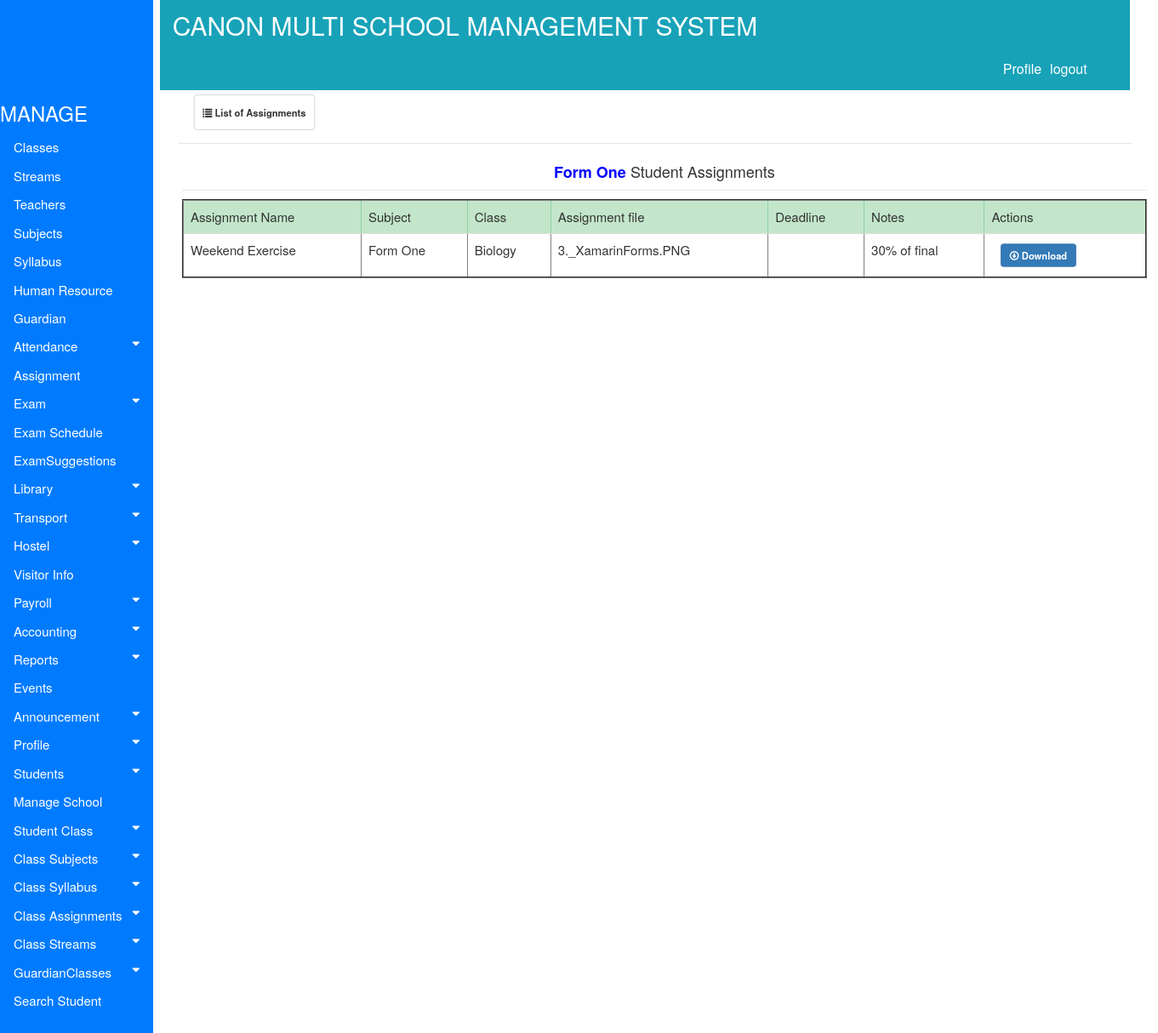
Screenshot of /accounts/assignmentofclass1 with the database file from the repository.
### accounts/models.py (models this page shows, shortened)
class Assignment(models.Model):
    School = models.ForeignKey(School, on_delete=models.PROTECT, blank=True, null=True)
    AssignmentType = models.CharField(max_length=130)
    Class = models.ForeignKey(Classinformation, on_delete=models.PROTECT, blank=True, null=True)
    Subject = models.ForeignKey(Subjects, on_delete=models.PROTECT, blank=True, null=True)
    Deadline =models.CharField(max_length=130, blank=False)
    Assignment = models.FileField(upload_to="gallery", default="text")
    Notes = models.TextField(max_length=100)

class Classinformation(models.Model):
    School = models.ForeignKey(School, on_delete=models.PROTECT, blank=True, null=True)
    nameclass= (('Form_One','Form_One'), ('Form_Two', 'Form_Two'),('Form_Three','Form_Three'), ('Form_Four', 'Form_Four'),
    ('Form_Five_Arts','Form_Five_Arts'), ('Form_Five_Sciences', 'Form_Five_Sciences'),
    ('Form_Five_Six','Form_Six_Arts'), ('Form_Six_Sciences', 'Form_Six_Sciences'))
    ClassName = models.CharField(max_length=130, choices=nameclass, blank=False)
    ClassTeacher = models.ForeignKey(TeachersInformation, on_delete=models.PROTECT, blank=True, null=True)
    TotalStudents = models.CharField(max_length=30, blank=True)
    NumberOfSections = models.CharField(max_length=30, blank=True)
    def __str__(self):
        return self.ClassName

class Subjects(models.Model):
    choices = (('Compulsory','Compulsory'),('Optional','Optional'))
    Subjectname = models.CharField(max_length=130)
    Subjectcode = models.CharField(max_length=130)
    Author = models.CharField(max_length=130)
    Class = models.ForeignKey(Classinformation, on_delete=models.PROTECT, blank=True, null=True)
    SubjectTeacher = models.ForeignKey(TeachersInformation, on_delete=models.PROTECT, blank=True, null=True)
    Type = models.CharField(max_length=130, choices=choices, blank=False)
    OtherNotes = models.TextField(max_length=200, blank=True)
    def __str__(self):
        return self.Subjectname

### accounts/views.py (the view)
def assignmentofclass1(request):
    all_classes=Classinformation.objects.all()
    all_info = Assignment.objects.filter(Class=all_classes[0])
    context={'all_info':all_info,'all_classes':all_classes}
    return render(request, 'accounts/Assignment/view_class_assignment.html', context)

### accounts/templates/accounts/Assignment/view_class_assignment.html (shortened to what this page needs)
{% extends 'base.html' %}
{% block body %}
<div class="container" style="margin-left: 200px;font-size: 20px; padding: 0px 10px;">
  <nav class="nav navbar-expand">
    <ul class="navbar-nav mr-auto">
      <li class="nav-item">
      <a class="btn btn-default a-btn-slide-text" href="#"><span class="glyphicon glyphicon-list" aria-hidden="true"></span>
        <span><strong>List of Assignments</strong></span></a></li>
    </ul>
  </nav>
  <hr style=" margin-top: 1rem;margin-bottom: 1rem;border: 0;border-top: 1px solid rgba(0, 0, 0, 0.1);"/>
  <div class="container" style="margin-left:1px; font-size:15px; padding:3px">
<table class="table table-hover" border="2">
   <thead class="table-success">
     <tr>
         <td>Assignment Name</td>
         <td>Subject</td>
         <td>Class</td>
         <td>Assignment file</td>
         <td>Deadline</td>
         <td>Notes</td>
         <td>Actions</td>
     </tr>
   </thead>
   <tbody>
     {% if all_info %}
     {% for item in all_info %}
     <h4 style="text-align:center"><b>{{item.Class}}</b> Student Assignments</h4>
     <hr style=" margin-top: 1rem;margin-bottom: 1rem;border: 0;border-top: 1px solid rgba(0, 0, 0, 0.1);"/>
     <tr>
       <link href="https://maxcdn.bootstrapcdn.com/bootstrap/3.3.0/css/bootstrap.min.css" rel="stylesheet" id="bootstrap-css">
       <td>{{ item.AssignmentType}}</td>
       <td>{{ item.Class}}</td>
       <td>{{ item.Subject}}</td>
       <td>{{ item.Assignment}}</td>
       <td>{{ item.Deadline}}</td>
       <td>{{ item.Notes}}</td>
       <td>
           <a class='btn btn-primary a-btn-slide-text' href="#" ><span class="glyphicon glyphicon-download" aria-hidden="true"></span>
          <span><strong>Download</strong></span></a>
       </td>
        {% endfor %}
     </tr>
     {% endif %}
   </tbody>
</table>
</div>
</div>
{% endblock %}

### accounts/static/css/style.css (style rules this page uses)
.container { margin-left: 200px;font-size: 10px; padding: 0px 10px; }
body { font-family: "Lato", sans-serif; }
b { font-size:100%; color:blue; }
a.btn { -webkit-transform: scale(0.8); -moz-transform: scale(0.8); -o-transform: scale(0.8); -webkit-transition-duration: 0.5s; -moz-transition-duration: 0.5s; -o-transition-duration: 0.5s; }

### accounts/templates/accounts/Assignment/view_class_assignment.html (style rules this page uses)
b { font-size:100%; color:blue; }

### rows the page displays
Assignment: Class "Form One", AssignmentType "Weekend Exercise", Subject "Biology", Assignment "3._XamarinForms.PNG", Notes "30% of final"
